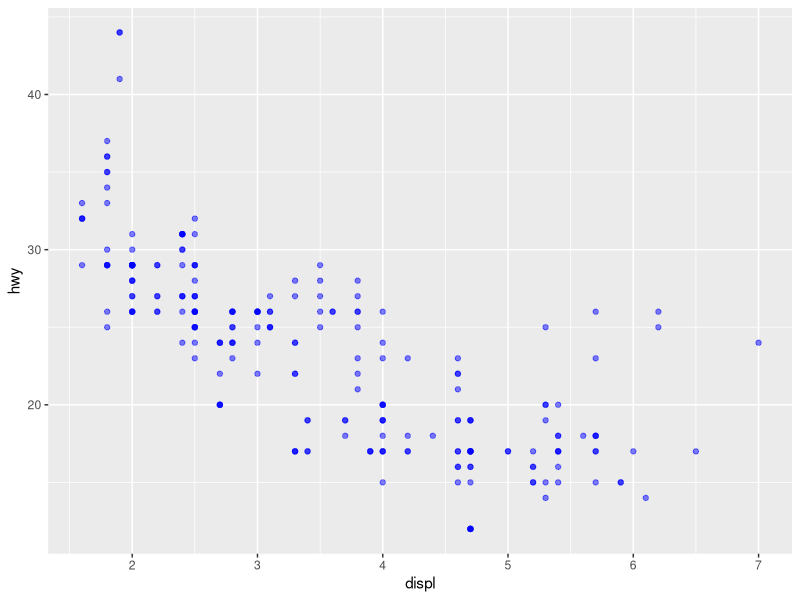
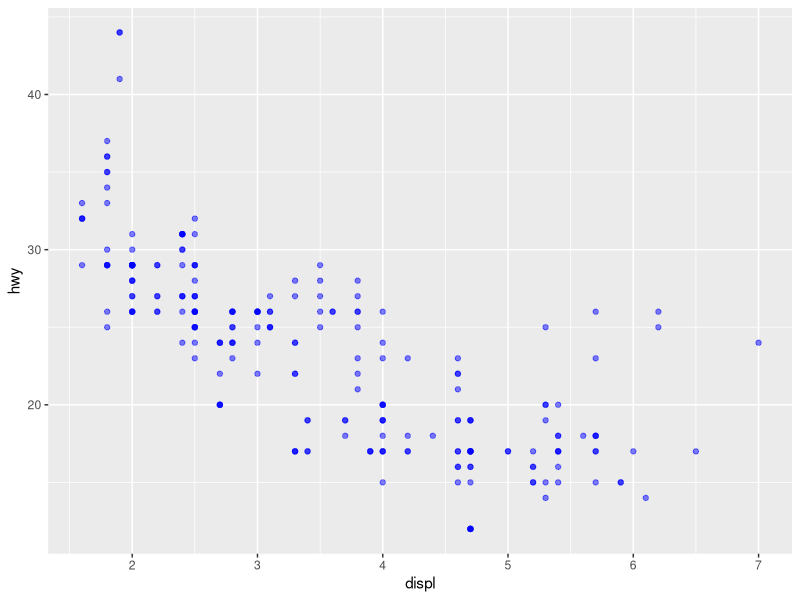

Generate these figures, in order, with R:
library(ggplot2)


### Name: reexports
### Title: Objects exported from other packages
### Aliases: reexports alpha unit arrow
### Keywords: internal

### ** Examples

ggplot(mpg, aes(displ, hwy)) +
  geom_point(alpha = 0.5, colour = "blue")

ggplot(mpg, aes(displ, hwy)) +
  geom_point(colour = alpha("blue", 0.5))
